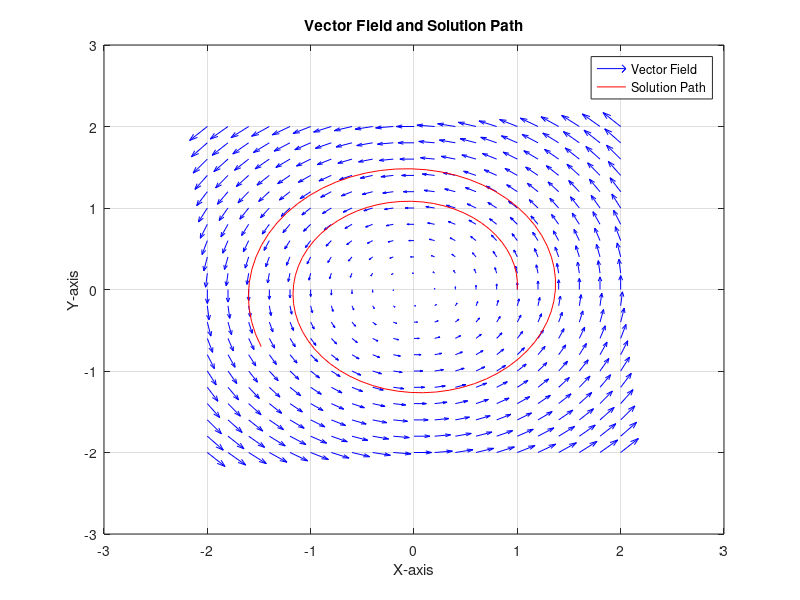

This figure's MATLAB source:
% Define the vector field as a function
vectorField = @(x, y) [-y; x];

% Initial conditions (starting point)
x0 = 1;
y0 = 0;

% Time step
dt = 0.1;

% Number of steps
numSteps = 100;

% Initialize arrays to store the solution
x = zeros(1, numSteps);
y = zeros(1, numSteps);
x(1) = x0;
y(1) = y0;

% Euler's method loop
for i = 1:numSteps-1
    u = vectorField(x(i), y(i));
    x(i+1) = x(i) + u(1) * dt;
    y(i+1) = y(i) + u(2) * dt;
end


% Define the grid for the vector field visualization
[X, Y] = meshgrid(-2:0.2:2, -2:0.2:2);
U = -Y;
V = X;

% Plot the vector field
figure;
quiver(X, Y, U, V, 'b'); % Blue arrows for the vector field
hold on;

% Plot the solution path
plot(x, y, 'r'); % Red line for the solution path
title('Vector Field and Solution Path');
xlabel('X-axis');
ylabel('Y-axis');
grid on;
legend('Vector Field', 'Solution Path')

